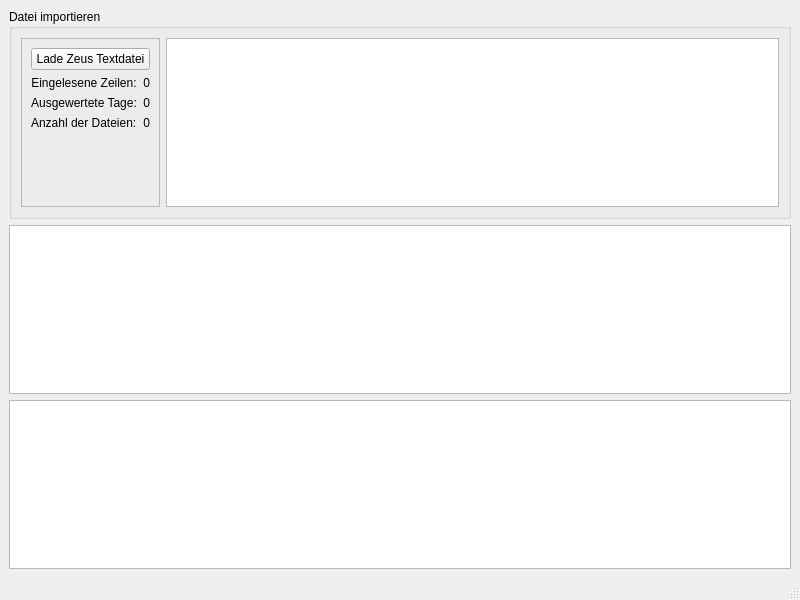
<?xml version="1.0" encoding="UTF-8"?>
<ui version="4.0">
 <class>MainWindow</class>
 <widget class="QMainWindow" name="MainWindow">
  <property name="geometry">
   <rect>
    <x>0</x>
    <y>0</y>
    <width>800</width>
    <height>600</height>
   </rect>
  </property>
  <property name="windowTitle">
   <string>Zeus Auswertung (PoC)</string>
  </property>
  <property name="dockNestingEnabled">
   <bool>false</bool>
  </property>
  <widget class="QWidget" name="centralwidget">
   <layout class="QVBoxLayout" name="verticalLayout_2">
    <item>
     <widget class="QGroupBox" name="groupBox">
      <property name="sizePolicy">
       <sizepolicy hsizetype="Preferred" vsizetype="Maximum">
        <horstretch>0</horstretch>
        <verstretch>0</verstretch>
       </sizepolicy>
      </property>
      <property name="minimumSize">
       <size>
        <width>3</width>
        <height>0</height>
       </size>
      </property>
      <property name="title">
       <string>Datei importieren</string>
      </property>
      <layout class="QHBoxLayout" name="horizontalLayout">
       <item>
        <widget class="QFrame" name="frame">
         <property name="frameShape">
          <enum>QFrame::StyledPanel</enum>
         </property>
         <property name="frameShadow">
          <enum>QFrame::Raised</enum>
         </property>
         <layout class="QHBoxLayout" name="horizontalLayout_2">
          <item>
           <layout class="QVBoxLayout" name="verticalLayout">
            <item>
             <widget class="QPushButton" name="loadButtonFile">
              <property name="text">
               <string>Lade Zeus Textdatei</string>
              </property>
             </widget>
            </item>
            <item>
             <layout class="QFormLayout" name="formLayout_6">
              <item row="0" column="0">
               <widget class="QLabel" name="label">
                <property name="text">
                 <string>Eingelesene Zeilen:</string>
                </property>
                <property name="alignment">
                 <set>Qt::AlignCenter</set>
                </property>
               </widget>
              </item>
              <item row="0" column="1">
               <widget class="QLabel" name="label_Count">
                <property name="text">
                 <string>0</string>
                </property>
                <property name="alignment">
                 <set>Qt::AlignRight|Qt::AlignTrailing|Qt::AlignVCenter</set>
                </property>
               </widget>
              </item>
              <item row="1" column="0">
               <widget class="QLabel" name="label_2">
                <property name="text">
                 <string>Ausgewertete Tage:</string>
                </property>
                <property name="alignment">
                 <set>Qt::AlignCenter</set>
                </property>
               </widget>
              </item>
              <item row="1" column="1">
               <widget class="QLabel" name="label_CountProcessed">
                <property name="text">
                 <string>0</string>
                </property>
                <property name="alignment">
                 <set>Qt::AlignRight|Qt::AlignTrailing|Qt::AlignVCenter</set>
                </property>
               </widget>
              </item>
              <item row="2" column="0">
               <widget class="QLabel" name="label_3">
                <property name="text">
                 <string>Anzahl der Dateien:</string>
                </property>
               </widget>
              </item>
              <item row="2" column="1">
               <widget class="QLabel" name="label_fileCount">
                <property name="text">
                 <string>0</string>
                </property>
                <property name="alignment">
                 <set>Qt::AlignRight|Qt::AlignTrailing|Qt::AlignVCenter</set>
                </property>
               </widget>
              </item>
             </layout>
            </item>
           </layout>
          </item>
         </layout>
        </widget>
       </item>
       <item>
        <widget class="QListWidget" name="listWidget"/>
       </item>
      </layout>
     </widget>
    </item>
    <item>
     <widget class="QListWidget" name="listWidget_3">
      <property name="font">
       <font>
        <family>Courier New</family>
       </font>
      </property>
     </widget>
    </item>
    <item>
     <widget class="QListWidget" name="listWidget_2">
      <property name="font">
       <font>
        <family>Courier New</family>
       </font>
      </property>
     </widget>
    </item>
   </layout>
  </widget>
  <widget class="QStatusBar" name="statusbar"/>
 </widget>
 <resources/>
 <connections>
  <connection>
   <sender>loadButtonFile</sender>
   <signal>clicked()</signal>
   <receiver>MainWindow</receiver>
   <slot>loadFile()</slot>
   <hints>
    <hint type="sourcelabel">
     <x>154</x>
     <y>91</y>
    </hint>
    <hint type="destinationlabel">
     <x>194</x>
     <y>285</y>
    </hint>
   </hints>
  </connection>
 </connections>
 <slots>
  <slot>loadFile()</slot>
 </slots>
</ui>
